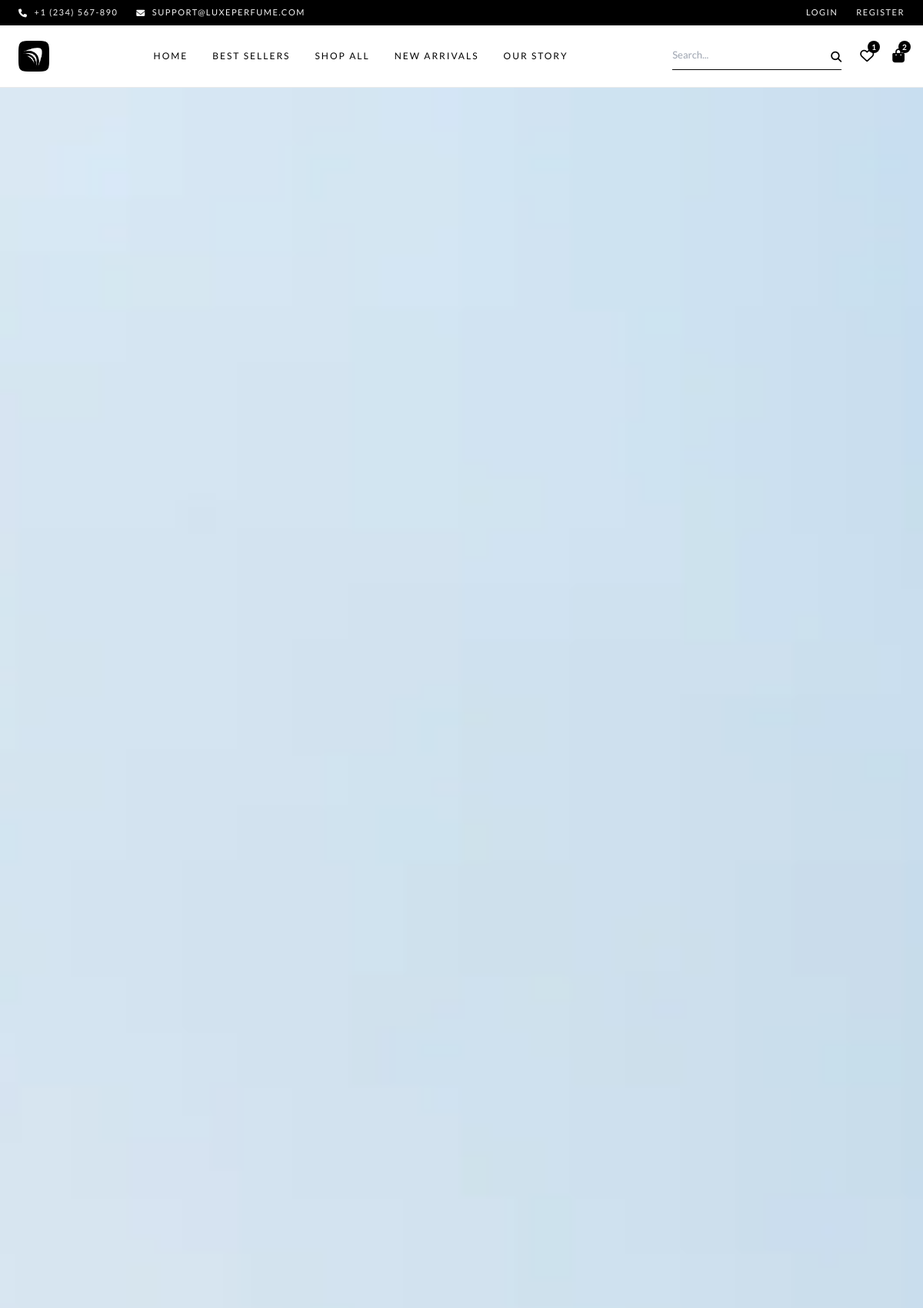
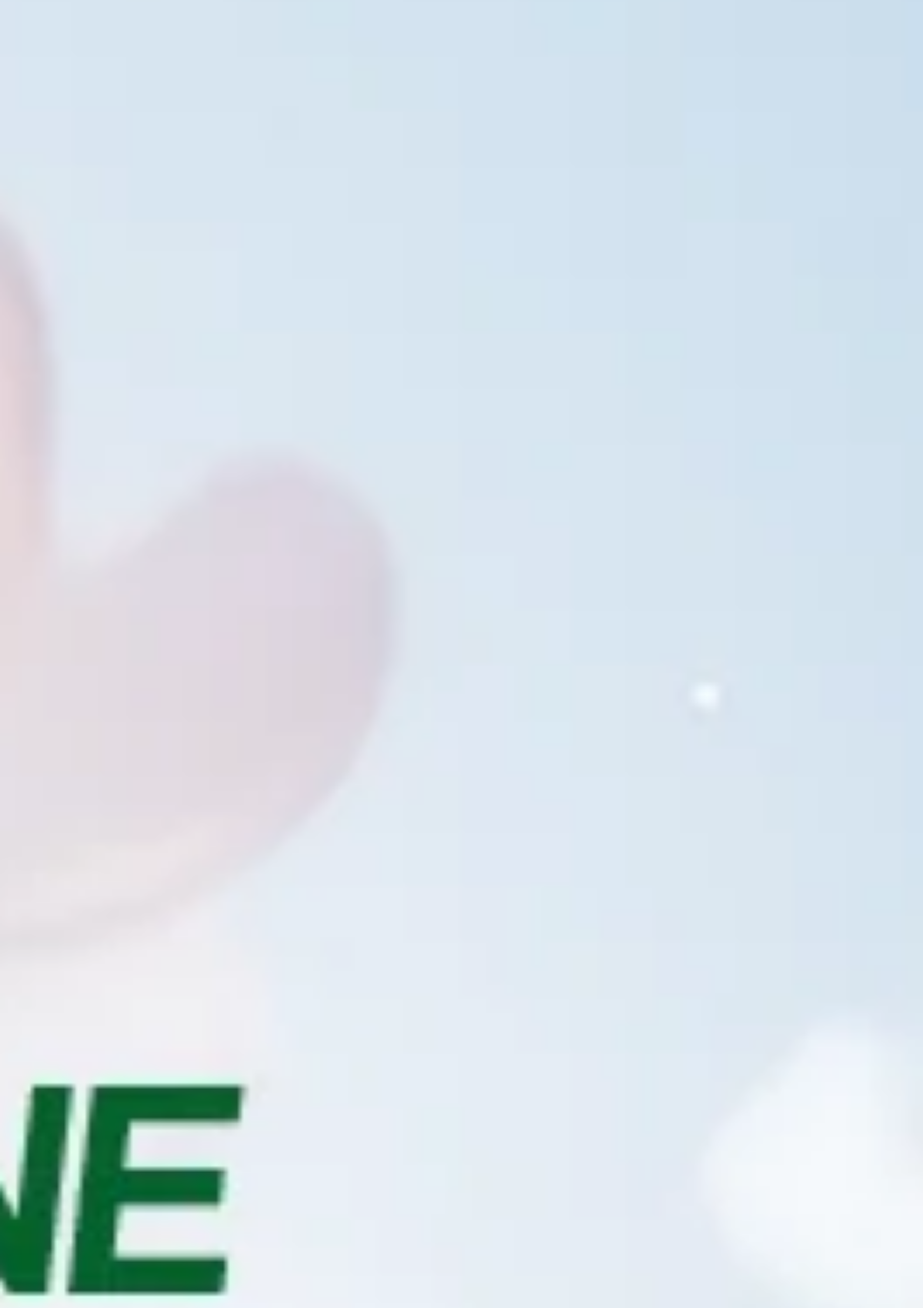
The page / (upper part) on the database its author committed (2 pictures, top to bottom).
### main/models/site_settings.py (models this page shows, shortened)
class PlatformSettings(models.Model):
    logo = models.ImageField(upload_to='site_settings/logo/')
    favicon = models.ImageField(upload_to='site_settings/favicon/')
    title = models.CharField(max_length=255)
    description = models.TextField()
    keywords = models.CharField(max_length=255)
    address = models.CharField(max_length=255)
    phone = models.CharField(max_length=255)
    whatsapp = models.CharField(max_length=255)
    email = models.EmailField()
    facebook = models.URLField()
    twitter = models.URLField()
    instagram = models.URLField()
    linkedin = models.URLField()
    youtube = models.URLField()
    class Meta:
        verbose_name = 'Platform Settings'
        verbose_name_plural = 'Platform Settings'

class NavLinks(models.Model):
    title = models.CharField(max_length=255)
    link = models.CharField(max_length=255)
    display_order = models.PositiveIntegerField(default=0)
    is_active = models.BooleanField(default=True)
    class Meta:
        ordering = ['display_order']

### main/models/home_settings.py (models this page shows, shortened)
class HeroSlide(models.Model):
    big_image = models.ImageField(upload_to='home/hero/')
    small_image = models.ImageField(upload_to='home/hero/', help_text="Mobile image")
    link = models.CharField(max_length=255)
    display_order = models.PositiveIntegerField(default=0)
    is_active = models.BooleanField(default=True)
    class Meta:
        ordering = ['display_order']

### main/views.py (the view)
# urls.py: 2. Add a URL to urlpatterns:  path('', views.home, name='home')
def home(request):
    home_settings = HomeBanner.objects.first()
    home_orders = HomePageOrder.objects.filter(is_active=True).order_by('display_order')
    hero_items = HeroSlide.objects.filter(is_active=True)
    store_features = StoreFeature.objects.filter(is_active=True)
    home_categories = HomeCategory.objects.filter(is_active=True)
    home_reviews = HomeReview.objects.filter(is_active=True)
    faq_sections = FAQSection.objects.filter(is_active=True).prefetch_related('items')
    blocks = []
    for order in home_orders:
        block_data = {
            'type': order.section_type,
            'order': order.display_order,
        }
        if order.section_type == 'products' and order.product_section:
            section = order.product_section
            if section.is_active:
                if section.search_query:
                    qd = QueryDict(section.search_query)
                    filters = {'is_active': True}
                    if qd.get('category'): filters['category__icontains'] = qd.get('category')
                    if qd.get('gender'): filters['gender'] = qd.get('gender')
                    if qd.get('type'): filters['concentration'] = qd.get('type')
                    if qd.get('new'): filters['is_new_arrival'] = qd.get('new').lower() == 'true'
                    if qd.get('bestseller'): filters['is_bestseller'] = qd.get('bestseller').lower() == 'true'
                    section.filtered_products = Product.objects.filter(**filters)[:section.max_products]
                else:
                    section.filtered_products = section.products.filter(is_active=True)[:section.max_products]
                block_data['section'] = section
                blocks.append(block_data)
        else:
            blocks.append(block_data)
    context = {
        'home_settings': home_settings,
        'hero_items': hero_items,
        'store_features': store_features,
        'home_categories': home_categories,
        'home_reviews': home_reviews,
        'faq_sections': faq_sections,
        'blocks': blocks,
    }
    return render(request, 'main/home.html', context)

### cart/context_processors.py (called while the page is built)
def cart_count(request):
    try:
        cart = get_cart(request)
        return {'cart_count': cart.total_items_count}
    except:
        return {'cart_count': 0}

### cart/models.py (called while the page is built)
    @property
    def total_items_count(self):
        return sum(item.quantity for item in self.items.all())

### cart/utils.py (called while the page is built)
def get_cart(request):
    if request.user.is_authenticated:
        cart, created = Cart.objects.get_or_create(user=request.user)
    else:
        session_key = request.session.session_key
        if not session_key:
            request.session.create()
            session_key = request.session.session_key
        cart, created = Cart.objects.get_or_create(session_key=session_key)
    return cart

### main/context_processors.py (called while the page is built)
def site_context(request):
    settings = PlatformSettings.objects.first()
    nav_links = NavLinks.objects.filter(is_active=True)
    footer_links = FooterLinks.objects.filter(is_active=True)
    site_settings = SiteSettings.objects.all().first()
    return {
        'platform_settings': settings,
        'nav_links': nav_links,
        'footer_links': footer_links,
        'site_settings': site_settings,
    }

### products/models.py (called while the page is built)
    @property
    def get_main_image(self):
        main_img = self.media.filter(media_type='image', is_main=True).first()
        if not main_img:
            main_img = self.media.filter(media_type='image').first()
        return main_img

### wishlist/context_processors.py (called while the page is built)
def wishlist_contents(request):
    wishlist = get_wishlist(request)
    wishlist_product_ids = set(wishlist.items.values_list('product_id', flat=True))
    return {
        'wishlist_product_ids': wishlist_product_ids,
        'wishlist_count': len(wishlist_product_ids)
    }

### wishlist/utils.py (called while the page is built)
def get_wishlist(request):
    if request.user.is_authenticated:
        wishlist, _ = Wishlist.objects.get_or_create(user=request.user)
    else:
        if not request.session.session_key:
            request.session.create()
        wishlist, _ = Wishlist.objects.get_or_create(session_key=request.session.session_key)
    return wishlist

### templates/main/home.html (shortened to what this page needs)
{% extends 'base.html' %}
{% block content %}
{% for block in blocks %}
    {% if block.type == 'hero' %}
        {% if hero_items %}
        <section class="relative w-full h-[85vh] min-h-[500px] bg-gray-50">
            <div class="flex w-full h-full overflow-x-auto snap-x snap-mandatory no-scrollbar" id="heroTrack">
                {% for item in hero_items %}
                <div class="w-full h-full flex-shrink-0 snap-center relative">
                    <a href="{{ item.link|default:'#' }}" class="block w-full h-full">
                        <picture>
                            <source media="(max-width: 768px)" srcset="{{ item.small_image.url }}">
                            <img src="{{ item.big_image.url }}" alt="Luxe Perfume Hero" class="w-full h-full object-cover block" draggable="false">
                        </picture>
                    </a>
                </div>
                {% endfor %}
            </div>
        </section>
        {% endif %}
    {% endif %}
{% endfor %}
{% endblock %}

### templates/base.html (shortened to what this page needs)
<!DOCTYPE html>
<html lang="en">
<head>
    <link rel="stylesheet" href="https://cdnjs.cloudflare.com/ajax/libs/font-awesome/6.4.0/css/all.min.css">
    <script src="https://cdn.tailwindcss.com"></script>
</head>
<body class="font-sans text-theme_primary bg-theme_bg antialiased overflow-x-hidden">
    {% include 'partials/navbar.html' %}
    <main>
        {% block content %}
        {% endblock %}
    </main>
</body>
</html>

### templates/partials/navbar.html (shortened to what this page needs)
<div class="hidden md:block bg-black text-white py-2 text-[11px] tracking-[1.5px] uppercase">
    <div class="max-w-[1400px] mx-auto px-6 flex justify-between items-center">
        <div class="flex gap-6">
            <a href="tel:+1234567890" class="flex items-center gap-2 text-[#f5f5f5] hover:text-theme_accent transition-colors duration-150">
                <i class="fas fa-phone"></i>
                <span>+1 (234) 567-890</span>
            </a>
            <a href="mailto:support@luxeperfume.com" class="flex items-center gap-2 text-[#f5f5f5] hover:text-theme_accent transition-colors duration-150">
                <i class="fas fa-envelope"></i>
                <span>support@luxeperfume.com</span>
            </a>
        </div>
        <div class="flex gap-6">
            {% if user.is_authenticated %}
            <a href="" class="text-[#f5f5f5] hover:text-theme_accent transition-colors duration-150">
                <span>{{ user.first_name|default:user.email }}</span>
            </a>
            <a href="" class="text-[#f5f5f5] hover:text-theme_accent transition-colors duration-150">
                <span>Logout</span>
            </a>
            {% else %}
            <a href="" class="text-[#f5f5f5] hover:text-theme_accent transition-colors duration-150">
                <span>Login</span>
            </a>
            <a href="" class="text-[#f5f5f5] hover:text-theme_accent transition-colors duration-150">
                <span>Register</span>
            </a>
            {% endif %}
        </div>
    </div>
</div>
<header class="sticky top-0 z-[1000] bg-white/98 bg-white border-b border-[#eaeaea]">
    <div class="max-w-[1400px] mx-auto px-6">
        <div class="flex justify-between items-center py-5">
            <a href="/" class="font-serif text-[28px] font-semibold text-black tracking-[3px] uppercase whitespace-nowrap flex items-center">
                {% if platform_settings.logo %}
                <img class="h-8 md:h-10 w-auto object-contain" src="{{ platform_settings.logo.url }}" alt="Site Logo">
                {% else %}
                {{ platform_settings.title|default:"LUXE" }}<span class="text-[#777777] font-normal">PERFUME</span>
                {% endif %}
            </a>
            <nav class="hidden lg:flex gap-8">
                {% if nav_links %}
                    {% for link in nav_links %}
                    <a href="{{ link.link }}" class="text-[12px] font-normal uppercase tracking-[2px] text-black relative py-2 after:content-[''] after:absolute after:bottom-0 after:left-0 after:w-0 after:h-[1px] after:bg-black after:transition-all hover:after:w-full hover:text-theme_accent">
                        {{ link.title }}
                    </a>
                    {% endfor %}
                {% endif %}
            </nav>
            <div class="flex items-center gap-6">
                <form action="{% url 'products:search' %}" method="GET" class="hidden lg:block relative w-[220px]">
                    <input type="text" name="q" class="w-full py-2 pr-[30px] border-b border-black text-[13px] bg-transparent focus:outline-none focus:border-theme_accent transition-colors" placeholder="Search..." id="searchInput" value="{{ query|default:'' }}">
                    <button type="submit" class="absolute right-0 top-1/2 -translate-y-1/2 text-[14px] text-black hover:text-theme_accent transition-colors">
                        <i class="fas fa-search"></i>
                    </button>
                </form>
                <a href="{% url 'wishlist:wishlist_detail' %}" class="relative text-[18px] text-black hover:text-theme_accent transition-colors duration-150">
                    <i class="far fa-heart"></i>
                    <span class="wishlist-count-badge absolute -top-1.5 -right-2 bg-black text-white text-[10px] font-semibold w-4 h-4 rounded-full flex items-center justify-center {% if not wishlist_count %}hidden{% endif %}">
                        {{ wishlist_count|default:0 }}
                    </span>
                </a>
                <a href="{% url 'cart:cart_detail' %}" class="relative text-[18px] text-black hover:text-theme_accent transition-colors duration-150">
                    <i class="fas fa-shopping-bag"></i>
                    {% if cart_count > 0 %}
                    <span class="cart-count-badge absolute -top-1.5 -right-2 bg-black text-white text-[10px] font-semibold w-4 h-4 rounded-full flex items-center justify-center">
                        {{ cart_count }}
                    </span>
                    {% endif %}
                </a>
            </div>
        </div>
    </div>
</header>

### rows shown on the page
PlatformSettings: logo (picture)
NavLinks: title "HOME"
NavLinks: title "BEST SELLERS"
NavLinks: title "SHOP ALL"
NavLinks: title "NEW ARRIVALS"
NavLinks: title "OUR STORY"
HeroSlide: big_image (picture)

### other values the page prints
{{ wishlist_count|default:0 }} "1"
{{ cart_count }} "2"
